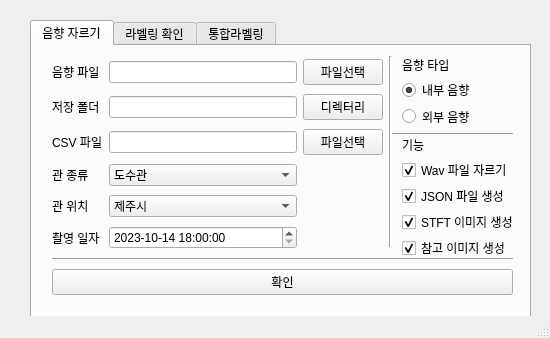
<?xml version="1.0" encoding="UTF-8"?>
<ui version="4.0">
 <class>MainWindow</class>
 <widget class="QMainWindow" name="MainWindow">
  <property name="geometry">
   <rect>
    <x>0</x>
    <y>0</y>
    <width>550</width>
    <height>338</height>
   </rect>
  </property>
  <property name="windowTitle">
   <string>MopingI S/W</string>
  </property>
  <widget class="QWidget" name="centralwidget">
   <widget class="QTabWidget" name="tabWidget">
    <property name="geometry">
     <rect>
      <x>30</x>
      <y>20</y>
      <width>501</width>
      <height>301</height>
     </rect>
    </property>
    <property name="currentIndex">
     <number>0</number>
    </property>
    <widget class="QWidget" name="tab">
     <attribute name="title">
      <string>음향 자르기</string>
     </attribute>
     <widget class="Line" name="line_2">
      <property name="geometry">
       <rect>
        <x>360</x>
        <y>80</y>
        <width>121</width>
        <height>16</height>
       </rect>
      </property>
      <property name="orientation">
       <enum>Qt::Horizontal</enum>
      </property>
     </widget>
     <widget class="Line" name="line">
      <property name="geometry">
       <rect>
        <x>350</x>
        <y>10</y>
        <width>16</width>
        <height>191</height>
       </rect>
      </property>
      <property name="orientation">
       <enum>Qt::Vertical</enum>
      </property>
     </widget>
     <widget class="QWidget" name="verticalLayoutWidget">
      <property name="geometry">
       <rect>
        <x>360</x>
        <y>10</y>
        <width>121</width>
        <height>71</height>
       </rect>
      </property>
      <layout class="QVBoxLayout" name="verticalLayout">
       <property name="leftMargin">
        <number>10</number>
       </property>
       <item>
        <widget class="QLabel" name="label_8">
         <property name="text">
          <string>음향 타입</string>
         </property>
        </widget>
       </item>
       <item>
        <widget class="QRadioButton" name="radio_AI">
         <property name="text">
          <string>내부 음향</string>
         </property>
         <property name="checked">
          <bool>true</bool>
         </property>
        </widget>
       </item>
       <item>
        <widget class="QRadioButton" name="radio_AO">
         <property name="text">
          <string>외부 음향</string>
         </property>
        </widget>
       </item>
      </layout>
     </widget>
     <widget class="QWidget" name="gridLayoutWidget">
      <property name="geometry">
       <rect>
        <x>20</x>
        <y>10</y>
        <width>331</width>
        <height>198</height>
       </rect>
      </property>
      <layout class="QGridLayout" name="gridLayout">
       <item row="6" column="1">
        <widget class="QDateTimeEdit" name="vedio_time">
         <property name="date">
          <date>
           <year>2023</year>
           <month>10</month>
           <day>14</day>
          </date>
         </property>
         <property name="time">
          <time>
           <hour>18</hour>
           <minute>0</minute>
           <second>0</second>
          </time>
         </property>
         <property name="maximumDate">
          <date>
           <year>2035</year>
           <month>12</month>
           <day>31</day>
          </date>
         </property>
         <property name="minimumDate">
          <date>
           <year>2023</year>
           <month>9</month>
           <day>14</day>
          </date>
         </property>
         <property name="currentSection">
          <enum>QDateTimeEdit::YearSection</enum>
         </property>
         <property name="displayFormat">
          <string>yyyy-MM-dd hh:mm:ss</string>
         </property>
        </widget>
       </item>
       <item row="4" column="0">
        <widget class="QLabel" name="label_3">
         <property name="text">
          <string>관 종류</string>
         </property>
        </widget>
       </item>
       <item row="1" column="1">
        <widget class="QLineEdit" name="file_line"/>
       </item>
       <item row="2" column="0">
        <widget class="QLabel" name="label_2">
         <property name="text">
          <string>저장 폴더</string>
         </property>
        </widget>
       </item>
       <item row="2" column="1">
        <widget class="QLineEdit" name="path_line"/>
       </item>
       <item row="1" column="2">
        <widget class="QPushButton" name="select_file">
         <property name="text">
          <string>파일선택</string>
         </property>
        </widget>
       </item>
       <item row="4" column="1">
        <widget class="QComboBox" name="select_pipe_type">
         <item>
          <property name="text">
           <string>도수관</string>
          </property>
         </item>
         <item>
          <property name="text">
           <string>송수관</string>
          </property>
         </item>
         <item>
          <property name="text">
           <string>배수관</string>
          </property>
         </item>
        </widget>
       </item>
       <item row="2" column="2">
        <widget class="QPushButton" name="select_dir">
         <property name="text">
          <string>디렉터리</string>
         </property>
        </widget>
       </item>
       <item row="6" column="0">
        <widget class="QLabel" name="label_5">
         <property name="text">
          <string>촬영 일자</string>
         </property>
        </widget>
       </item>
       <item row="1" column="0">
        <widget class="QLabel" name="label">
         <property name="text">
          <string>음향 파일</string>
         </property>
        </widget>
       </item>
       <item row="5" column="0">
        <widget class="QLabel" name="label_4">
         <property name="text">
          <string>관 위치</string>
         </property>
        </widget>
       </item>
       <item row="5" column="1">
        <widget class="QComboBox" name="select_gov">
         <item>
          <property name="text">
           <string>제주시</string>
          </property>
         </item>
         <item>
          <property name="text">
           <string>시흥시</string>
          </property>
         </item>
         <item>
          <property name="text">
           <string>전주시</string>
          </property>
         </item>
         <item>
          <property name="text">
           <string>진도군</string>
          </property>
         </item>
        </widget>
       </item>
       <item row="3" column="0">
        <widget class="QLabel" name="label_13">
         <property name="text">
          <string>CSV 파일</string>
         </property>
        </widget>
       </item>
       <item row="3" column="1">
        <widget class="QLineEdit" name="csv_line"/>
       </item>
       <item row="3" column="2">
        <widget class="QPushButton" name="select_csv">
         <property name="text">
          <string>파일선택</string>
         </property>
        </widget>
       </item>
      </layout>
     </widget>
     <widget class="QWidget" name="gridLayoutWidget_3">
      <property name="geometry">
       <rect>
        <x>360</x>
        <y>90</y>
        <width>127</width>
        <height>122</height>
       </rect>
      </property>
      <layout class="QGridLayout" name="gridLayout_3">
       <property name="leftMargin">
        <number>10</number>
       </property>
       <item row="3" column="0">
        <widget class="QLabel" name="label_7">
         <property name="text">
          <string>기능</string>
         </property>
        </widget>
       </item>
       <item row="7" column="0">
        <widget class="QCheckBox" name="check_mel">
         <property name="text">
          <string>참고 이미지 생성</string>
         </property>
         <property name="checked">
          <bool>true</bool>
         </property>
        </widget>
       </item>
       <item row="5" column="0">
        <widget class="QCheckBox" name="check_json">
         <property name="text">
          <string>JSON 파일 생성</string>
         </property>
         <property name="checked">
          <bool>true</bool>
         </property>
        </widget>
       </item>
       <item row="4" column="0">
        <widget class="QCheckBox" name="check_wav">
         <property name="text">
          <string>Wav 파일 자르기</string>
         </property>
         <property name="checked">
          <bool>true</bool>
         </property>
        </widget>
       </item>
       <item row="6" column="0">
        <widget class="QCheckBox" name="check_stft">
         <property name="text">
          <string>STFT 이미지 생성</string>
         </property>
         <property name="checked">
          <bool>true</bool>
         </property>
        </widget>
       </item>
      </layout>
     </widget>
     <widget class="QWidget" name="gridLayoutWidget_4">
      <property name="geometry">
       <rect>
        <x>20</x>
        <y>210</y>
        <width>461</width>
        <height>41</height>
       </rect>
      </property>
      <layout class="QGridLayout" name="gridLayout_4">
       <item row="1" column="0">
        <widget class="QPushButton" name="push">
         <property name="text">
          <string>확인</string>
         </property>
        </widget>
       </item>
       <item row="0" column="0">
        <widget class="Line" name="line_3">
         <property name="orientation">
          <enum>Qt::Horizontal</enum>
         </property>
        </widget>
       </item>
      </layout>
     </widget>
    </widget>
    <widget class="QWidget" name="tab_2">
     <attribute name="title">
      <string>라벨링 확인</string>
     </attribute>
     <widget class="QWidget" name="gridLayoutWidget_2">
      <property name="geometry">
       <rect>
        <x>10</x>
        <y>10</y>
        <width>381</width>
        <height>114</height>
       </rect>
      </property>
      <layout class="QGridLayout" name="gridLayout_2">
       <item row="1" column="2">
        <widget class="QPushButton" name="select_excel_dir">
         <property name="text">
          <string>폴더 선택</string>
         </property>
        </widget>
       </item>
       <item row="0" column="1">
        <widget class="QLineEdit" name="wav_path_line"/>
       </item>
       <item row="0" column="2">
        <widget class="QPushButton" name="select_wav_dir">
         <property name="text">
          <string>폴더 선택</string>
         </property>
        </widget>
       </item>
       <item row="1" column="1">
        <widget class="QLineEdit" name="excel_path_line"/>
       </item>
       <item row="2" column="0">
        <widget class="QLabel" name="label_11">
         <property name="text">
          <string>저장 파일 이름</string>
         </property>
         <property name="alignment">
          <set>Qt::AlignCenter</set>
         </property>
        </widget>
       </item>
       <item row="2" column="1">
        <widget class="QLineEdit" name="save_file_name"/>
       </item>
       <item row="0" column="0">
        <widget class="QLabel" name="label_10">
         <property name="text">
          <string>음향 JSON 폴더</string>
         </property>
         <property name="alignment">
          <set>Qt::AlignCenter</set>
         </property>
        </widget>
       </item>
       <item row="1" column="0">
        <widget class="QLabel" name="label_12">
         <property name="text">
          <string>Excel 저장 폴더</string>
         </property>
         <property name="alignment">
          <set>Qt::AlignCenter</set>
         </property>
        </widget>
       </item>
      </layout>
     </widget>
     <widget class="QWidget" name="verticalLayoutWidget_2">
      <property name="geometry">
       <rect>
        <x>10</x>
        <y>130</y>
        <width>381</width>
        <height>31</height>
       </rect>
      </property>
      <layout class="QVBoxLayout" name="verticalLayout_2">
       <item>
        <widget class="QPushButton" name="push_2">
         <property name="text">
          <string>확인</string>
         </property>
        </widget>
       </item>
      </layout>
     </widget>
    </widget>
    <widget class="QWidget" name="tab_3">
     <attribute name="title">
      <string>통합라벨링</string>
     </attribute>
     <widget class="QWidget" name="gridLayoutWidget_5">
      <property name="geometry">
       <rect>
        <x>10</x>
        <y>10</y>
        <width>381</width>
        <height>141</height>
       </rect>
      </property>
      <layout class="QGridLayout" name="gridLayout_5">
       <item row="1" column="0">
        <widget class="QLabel" name="label_14">
         <property name="text">
          <string>외부음향 JSON 폴더</string>
         </property>
         <property name="alignment">
          <set>Qt::AlignCenter</set>
         </property>
        </widget>
       </item>
       <item row="3" column="2">
        <widget class="QPushButton" name="select_save_dir">
         <property name="text">
          <string>폴더 선택</string>
         </property>
        </widget>
       </item>
       <item row="1" column="1">
        <widget class="QLineEdit" name="ao_path_line"/>
       </item>
       <item row="2" column="0">
        <widget class="QLabel" name="label_17">
         <property name="text">
          <string>내부음향 JSON 폴더</string>
         </property>
         <property name="alignment">
          <set>Qt::AlignCenter</set>
         </property>
        </widget>
       </item>
       <item row="2" column="2">
        <widget class="QPushButton" name="select_ai_dir">
         <property name="text">
          <string>폴더 선택</string>
         </property>
        </widget>
       </item>
       <item row="0" column="1">
        <widget class="QLineEdit" name="img_json_path_line"/>
       </item>
       <item row="3" column="1">
        <widget class="QLineEdit" name="out_path_line"/>
       </item>
       <item row="1" column="2">
        <widget class="QPushButton" name="select_ao_dir">
         <property name="text">
          <string>폴더 선택</string>
         </property>
        </widget>
       </item>
       <item row="3" column="0">
        <widget class="QLabel" name="label_18">
         <property name="text">
          <string>저장 폴더</string>
         </property>
         <property name="alignment">
          <set>Qt::AlignCenter</set>
         </property>
        </widget>
       </item>
       <item row="0" column="0">
        <widget class="QLabel" name="label_16">
         <property name="layoutDirection">
          <enum>Qt::LeftToRight</enum>
         </property>
         <property name="text">
          <string>이미지 JSON 폴더</string>
         </property>
         <property name="alignment">
          <set>Qt::AlignCenter</set>
         </property>
        </widget>
       </item>
       <item row="0" column="2">
        <widget class="QPushButton" name="select_img_json_dir">
         <property name="text">
          <string>폴더 선택</string>
         </property>
        </widget>
       </item>
       <item row="2" column="1">
        <widget class="QLineEdit" name="ai_path_line"/>
       </item>
      </layout>
     </widget>
     <widget class="QWidget" name="verticalLayoutWidget_3">
      <property name="geometry">
       <rect>
        <x>10</x>
        <y>150</y>
        <width>381</width>
        <height>31</height>
       </rect>
      </property>
      <layout class="QVBoxLayout" name="verticalLayout_3">
       <item>
        <widget class="QPushButton" name="push_3">
         <property name="text">
          <string>확인</string>
         </property>
        </widget>
       </item>
      </layout>
     </widget>
    </widget>
   </widget>
  </widget>
  <widget class="QStatusBar" name="statusbar"/>
 </widget>
 <resources>
  <include location="resurce.qrc"/>
 </resources>
 <connections/>
</ui>
